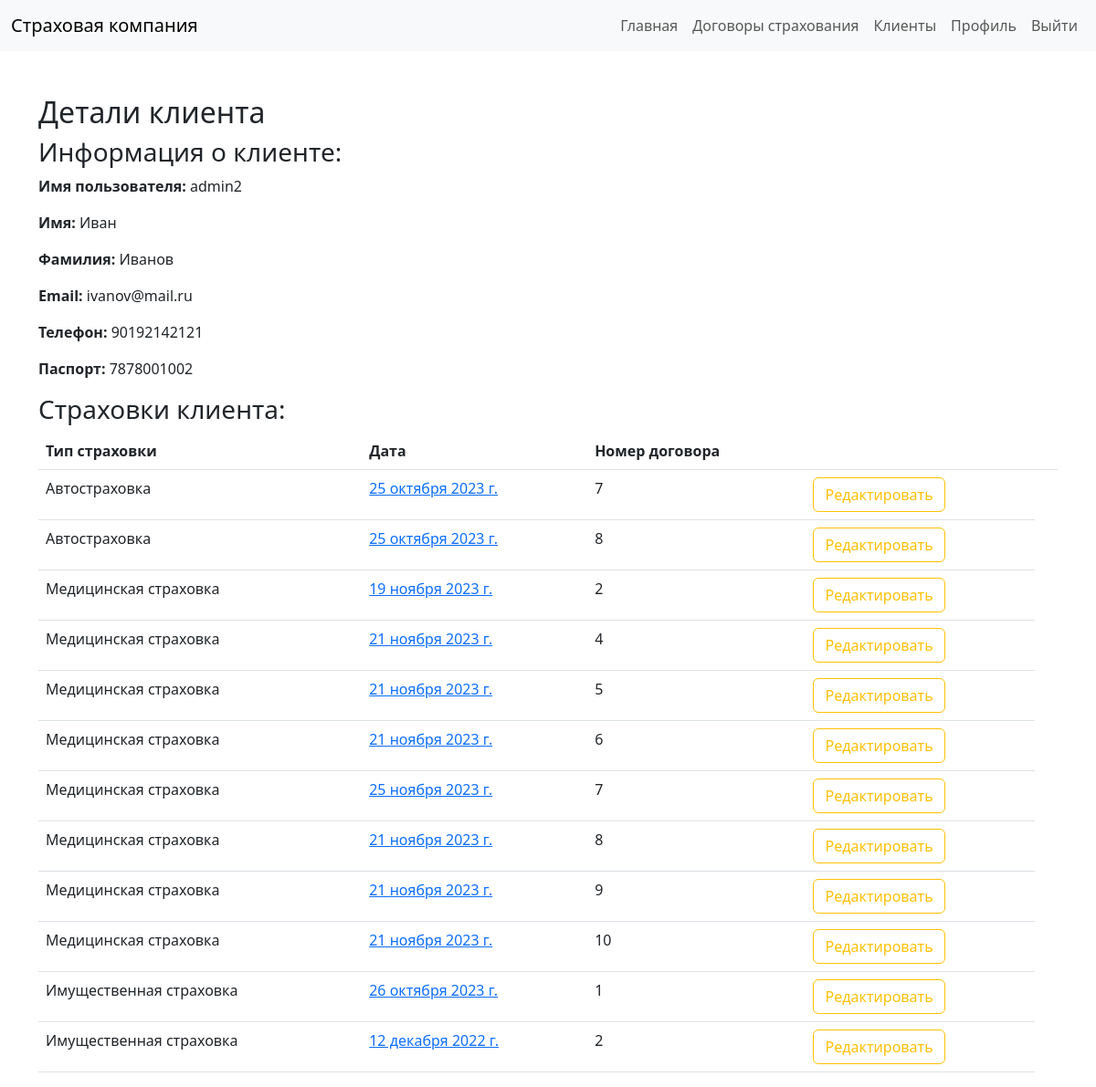
Screenshot of /detail_client/2/ with the database file from the repository.
### main/models.py (models this page shows, shortened)
class User(AbstractUser):
    patronymic = models.CharField(max_length=100, blank=True, null=True) # Отчество
    date_birth = models.DateField(blank=True, null=True, default='2000-01-01') # Дата рождения
    phone = models.CharField(max_length=100, blank=True, null=True) # Телефон
    adress = models.CharField(max_length=100, blank=True, null=True) # Адрес
    passport = models.CharField(max_length=100, blank=True, null=True) # Паспорт
    filial = models.ForeignKey(Filial, on_delete=models.CASCADE, blank=True, null=True) # Филиал
    role = models.ForeignKey(Roles, on_delete=models.CASCADE, blank=True, null=True) # Роль
    class Meta:
        verbose_name = 'Пользователь'
        verbose_name_plural = 'Пользователи'

class AutoInshurance(models.Model):
    date = models.DateField() # Дата
    client = models.ForeignKey(User, on_delete=models.CASCADE, blank=True, null=True, related_name='auto_client') # Клиент
    number = models.CharField(max_length=100, blank=True, null=True) # Номер
    type = models.CharField(max_length=100, blank=True, null=True, default='Автостраховка', editable=False) # Тип
    mark = models.CharField(max_length=100, blank=True, null=True) # Марка
    model = models.CharField(max_length=100, blank=True, null=True) # Модель
    vin = models.CharField(max_length=100, blank=True, null=True)   # VIN
    year = models.CharField(max_length=100, blank=True, null=True) # Год
    engine = models.CharField(max_length=100, blank=True, null=True) # Двигатель
    power = models.CharField(max_length=100, blank=True, null=True) # Мощность
    color = models.CharField(max_length=100, blank=True, null=True) # Цвет
    price = models.CharField(max_length=100, blank=True, null=True) # Цена
    agent = models.ForeignKey(User, on_delete=models.CASCADE, blank=True, null=True) # Агент
    salary = models.IntegerField(blank=True, null=True)
    percent_agent = models.IntegerField(blank=True, null=True)
    class Meta:
        verbose_name = 'Автостраховка'
        verbose_name_plural = 'Автостраховки'

class HealthInshurance(models.Model):
    date = models.DateField()
    client = models.ForeignKey(User, on_delete=models.CASCADE, blank=True, null=True, related_name='health_client')
    type = models.CharField(max_length=100, blank=True, null=True, default='Медицинская страховка', editable=False)
    agent = models.ForeignKey(User, on_delete=models.CASCADE, blank=True, null=True)
    salary = models.IntegerField(blank=True, null=True)
    percent_agent = models.IntegerField(blank=True, null=True)
    class Meta:
        verbose_name = 'Медицинская страховка'
        verbose_name_plural = 'Медицинские страховки'

class PropertyInshurance(models.Model):
    date = models.DateField()
    client = models.ForeignKey(User, on_delete=models.CASCADE, blank=True, null=True, related_name='property_client')
    type = models.CharField(max_length=100, blank=True, null=True, default='Имущественная страховка', editable=False)
    city = models.CharField(max_length=100, blank=True, null=True)
    street = models.CharField(max_length=100, blank=True, null=True) # Улица
    house = models.CharField(max_length=100, blank=True, null=True) # Дом
    flat = models.CharField(max_length=100, blank=True, null=True) # Квартира
    type_building = models.CharField(max_length=100, blank=True, null=True) # Тип здания
    agent = models.ForeignKey(User, on_delete=models.CASCADE, blank=True, null=True) # Агент
    salary = models.IntegerField(blank=True, null=True)
    percent_agent = models.IntegerField(blank=True, null=True)
    class Meta:
        verbose_name = 'Имущественная страховка'
        verbose_name_plural = 'Имущественные страховки'

### main/views.py (the view)
# urls.py: path('detail_client/<int:client_id>/', views.detail_client, name='detail_client'),
def detail_client(request, client_id):
    client = User.objects.get(id=client_id)
    auto_insurances = AutoInshurance.objects.filter(client=client)
    health_insurances = HealthInshurance.objects.filter(client=client)
    property_insurances = PropertyInshurance.objects.filter(client=client)
    insurances = list(
        chain(auto_insurances, health_insurances, property_insurances))  # объединяем страховки в один список
    return render(request, 'detail_client.html', {'client': client, 'insurances': insurances})

### templates/detail_client.html (shortened to what this page needs)
<!DOCTYPE html>
<html lang="en">
<head>
    <link rel="stylesheet" href="https://cdn.jsdelivr.net/npm/bootstrap@5.3.0/dist/css/bootstrap.min.css">
</head>
<body>
<nav class="navbar navbar-expand-lg navbar-light bg-light">
    <div class="container-fluid">
        <a class="navbar-brand" href="{% url 'index' %}">Страховая компания</a>
        <div class="collapse navbar-collapse" id="navbarNav">
            <ul class="navbar-nav ms-auto">
                <li class="nav-item">
                    <a class="nav-link" href="{% url 'index' %}">Главная</a>
                </li>
                <li class="nav-item">
                    <a class="nav-link" href="{% url 'insurances' %}">Договоры страхования</a>
                </li>
                <li class="nav-item">
                    <a class="nav-link" href="{% url 'clients' %}">Клиенты</a>
                </li>
                <li class="nav-item">
                    <a class="nav-link" href="{% url 'profile' user.id %}">Профиль</a>
                </li>
                <li class="nav-item">
                    <a class="nav-link" href="{% url 'logout' %}">Выйти</a>
                </li>
            </ul>
        </div>
    </div>
</nav>
<div class="container mt-5">
    <h2>Детали клиента</h2>
    <h3>Информация о клиенте:</h3>
    <p><strong>Имя пользователя:</strong> {{ client.username }}</p>
    <p><strong>Имя:</strong> {{ client.first_name }}</p>
    <p><strong>Фамилия:</strong> {{ client.last_name }}</p>
    <p><strong>Email:</strong> {{ client.email }}</p>
    <p><strong>Телефон:</strong> {{ client.phone }}</p>
    <p><strong>Паспорт:</strong> {{ client.passport }}</p>
    <h3>Страховки клиента:</h3>
    <table class="table">
        <thead>
        <tr>
            <th scope="col">Тип страховки</th>
            <th scope="col">Дата</th>
            <th scope="col">Номер договора</th>
            <th></th>
            <th></th>
        </tr>
        </thead>
        <tbody>
        {% for insurance in insurances %}
            <tr>
                <td>{{ insurance.type }}</td>
                {% if insurance.type == 'Автостраховка' %}
                    <td><a href="{% url 'detail_auto_insurance' insurance.id %}">{{ insurance.date }}</a></td>
                {% elif insurance.type == 'Медицинская страховка' %}
                    <td><a href="{% url 'detail_health_insurance' insurance.id %}">{{ insurance.date }}</a></td>
                {% elif insurance.type == 'Имущественная страховка' %}
                    <td><a href="{% url 'detail_property_insurance' insurance.id %}">{{ insurance.date }}</a></td>
                {% else %}
                    <td>{{ insurance.date }}</td>
                {% endif %}
                <td>{{ insurance.id }}</td>
                {% if insurance.type == 'Автостраховка' %}
                    <td><a href="{% url 'update_auto_insurance' insurance.id %}" class="btn btn-outline-warning">Редактировать</a>
                    </td>
                {% elif insurance.type == 'Медицинская страховка' %}
                    <td><a href="{% url 'update_health_insurance' insurance.id %}" class="btn btn-outline-warning">Редактировать</a>
                    </td>
                {% elif insurance.type == 'Имущественная страховка' %}
                    <td><a href="{% url 'update_property_insurance' insurance.id %}" class="btn btn-outline-warning">Редактировать</a>
                    </td>
                {% endif %}
            </tr>
        {% endfor %}
        </tbody>
    </table>
</div>
</body>
</html>

### rows the page displays
User: username "admin2", first_name "Иван", last_name "Иванов", email "ivanov@mail.ru", phone "90192142121", passport "7878001002"
AutoInshurance: type "Автостраховка", date "25 октября 2023 г.", id "7", shows "Редактировать"
AutoInshurance: type "Автостраховка", date "25 октября 2023 г.", id "8", shows "Редактировать"
HealthInshurance: type "Медицинская страховка", date "19 ноября 2023 г.", id "2", shows "Редактировать"
HealthInshurance: type "Медицинская страховка", date "21 ноября 2023 г.", id "4", shows "Редактировать"
HealthInshurance: type "Медицинская страховка", date "21 ноября 2023 г.", id "5", shows "Редактировать"
HealthInshurance: type "Медицинская страховка", date "21 ноября 2023 г.", id "6", shows "Редактировать"
HealthInshurance: type "Медицинская страховка", date "25 ноября 2023 г.", id "7", shows "Редактировать"
HealthInshurance: type "Медицинская страховка", date "21 ноября 2023 г.", id "8", shows "Редактировать"
HealthInshurance: type "Медицинская страховка", date "21 ноября 2023 г.", id "9", shows "Редактировать"
HealthInshurance: type "Медицинская страховка", date "21 ноября 2023 г.", id "10", shows "Редактировать"
PropertyInshurance: type "Имущественная страховка", date "26 октября 2023 г.", id "1", shows "Редактировать"
PropertyInshurance: type "Имущественная страховка", date "12 декабря 2022 г.", id "2", shows "Редактировать"
